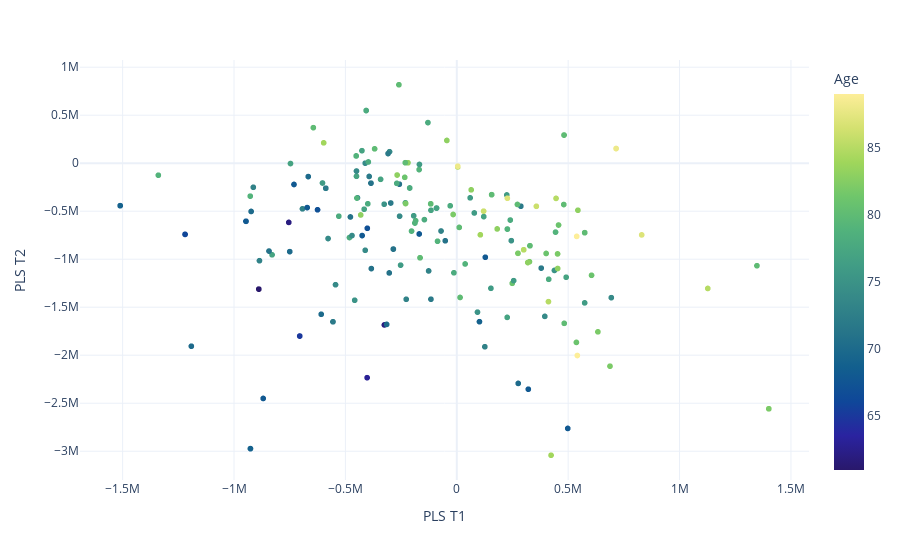

Notebook cell for this chart:
### Code cell
fig = px.scatter(plsResultsDFrame, x="PLS T1", y="PLS T2", color="Age",
                 render_mode='webgl', color_continuous_scale='haline',
                template='plotly_white')

fig.show()

### Figure 1 — Plotly figure (JSON) as saved in the notebook; plotly's stock layout.template omitted (floating-point values rounded to 4 significant figures; data arrays with more than 128 entries replaced by an {"elided": "..."} marker saying what was removed)
{"data": [{"hovertemplate": "PLS T1=%{x}<br>PLS T2=%{y}<br>Age=%{marker.color}<extra></extra>", "legendgroup": "", "marker": {"color": {"elided": "200 int values"}, "coloraxis": "coloraxis", "symbol": "circle"}, "mode": "markers", "name": "", "showlegend": false, "type": "scattergl", "x": {"elided": "200 float values"}, "xaxis": "x", "y": {"elided": "200 float values"}, "yaxis": "y"}], "layout": {"coloraxis": {"colorbar": {"title": {"text": "Age"}}, "colorscale": [[0, "rgb(41, 24, 107)"], [0.09091, "rgb(42, 35, 160)"], [0.1818, "rgb(15, 71, 153)"], [0.2727, "rgb(18, 95, 142)"], [0.3636, "rgb(38, 116, 137)"], [0.4545, "rgb(53, 136, 136)"], [0.5455, "rgb(65, 157, 133)"], [0.6364, "rgb(81, 178, 124)"], [0.7273, "rgb(111, 198, 107)"], [0.8182, "rgb(160, 214, 91)"], [0.9091, "rgb(212, 225, 112)"], [1, "rgb(253, 238, 153)"]]}, "legend": {"tracegroupgap": 0}, "margin": {"t": 60}, "xaxis": {"anchor": "y", "domain": [0, 1], "title": {"text": "PLS T1"}}, "yaxis": {"anchor": "x", "domain": [0, 1], "title": {"text": "PLS T2"}}}}
